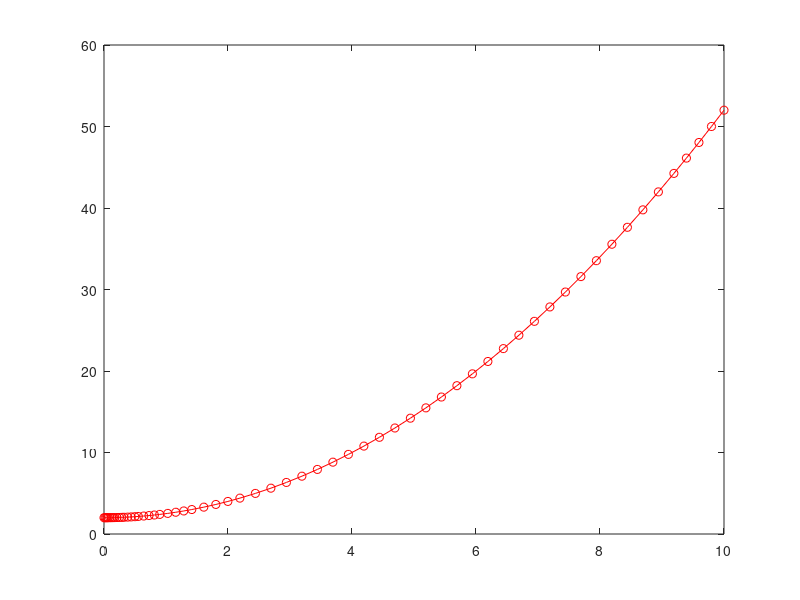

This chart was generated by the following MATLAB code:
function this()
    [T,Y] = ode45(@f, [0, 10], [2; 1]);
    plot(T, Y(:,1), 'ro-')
    x = T
    y1 = Y(:,1)
end

function Ydash = f(t,Y)
z=Y(1);
y=Y(2);
zdash = t;
ydash = -t+z+cos(t);
Ydash = [zdash; ydash];
end

